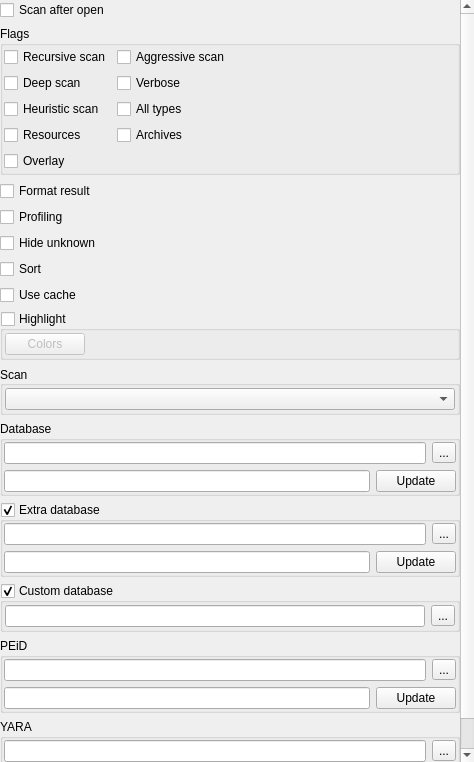
<?xml version="1.0" encoding="UTF-8"?>
<ui version="4.0">
 <class>XScanEngineOptionsWidget</class>
 <widget class="QWidget" name="XScanEngineOptionsWidget">
  <property name="geometry">
   <rect>
    <x>0</x>
    <y>0</y>
    <width>474</width>
    <height>762</height>
   </rect>
  </property>
  <property name="windowTitle">
   <string notr="true"/>
  </property>
  <layout class="QVBoxLayout" name="verticalLayout">
   <property name="leftMargin">
    <number>0</number>
   </property>
   <property name="topMargin">
    <number>0</number>
   </property>
   <property name="rightMargin">
    <number>0</number>
   </property>
   <property name="bottomMargin">
    <number>0</number>
   </property>
   <item>
    <widget class="QScrollArea" name="scrollAreaDIE">
     <property name="frameShape">
      <enum>QFrame::NoFrame</enum>
     </property>
     <property name="frameShadow">
      <enum>QFrame::Plain</enum>
     </property>
     <property name="lineWidth">
      <number>0</number>
     </property>
     <property name="widgetResizable">
      <bool>true</bool>
     </property>
     <widget class="QWidget" name="scrollAreaWidgetContents">
      <property name="geometry">
       <rect>
        <x>0</x>
        <y>-163</y>
        <width>460</width>
        <height>925</height>
       </rect>
      </property>
      <layout class="QVBoxLayout" name="verticalLayout_3">
       <property name="leftMargin">
        <number>0</number>
       </property>
       <property name="topMargin">
        <number>0</number>
       </property>
       <property name="rightMargin">
        <number>0</number>
       </property>
       <property name="bottomMargin">
        <number>0</number>
       </property>
       <item>
        <widget class="QCheckBox" name="checkBoxScanAfterOpen">
         <property name="text">
          <string>Scan after open</string>
         </property>
        </widget>
       </item>
       <item>
        <widget class="QGroupBox" name="groupBoxScanFlags">
         <property name="title">
          <string>Flags</string>
         </property>
         <layout class="QFormLayout" name="formLayout">
          <property name="horizontalSpacing">
           <number>6</number>
          </property>
          <property name="verticalSpacing">
           <number>6</number>
          </property>
          <property name="leftMargin">
           <number>1</number>
          </property>
          <property name="topMargin">
           <number>1</number>
          </property>
          <property name="rightMargin">
           <number>1</number>
          </property>
          <property name="bottomMargin">
           <number>1</number>
          </property>
          <item row="0" column="0">
           <widget class="QCheckBox" name="checkBoxRecursiveScan">
            <property name="text">
             <string>Recursive scan</string>
            </property>
           </widget>
          </item>
          <item row="0" column="1">
           <widget class="QCheckBox" name="checkBoxAggressiveScan">
            <property name="text">
             <string>Aggressive scan</string>
            </property>
           </widget>
          </item>
          <item row="1" column="0">
           <widget class="QCheckBox" name="checkBoxDeepScan">
            <property name="text">
             <string>Deep scan</string>
            </property>
           </widget>
          </item>
          <item row="1" column="1">
           <widget class="QCheckBox" name="checkBoxVerbose">
            <property name="text">
             <string>Verbose</string>
            </property>
           </widget>
          </item>
          <item row="2" column="0">
           <widget class="QCheckBox" name="checkBoxHeuristicScan">
            <property name="text">
             <string>Heuristic scan</string>
            </property>
           </widget>
          </item>
          <item row="2" column="1">
           <widget class="QCheckBox" name="checkBoxAllTypesScan">
            <property name="text">
             <string>All types</string>
            </property>
           </widget>
          </item>
          <item row="3" column="0">
           <widget class="QCheckBox" name="checkBoxResources">
            <property name="text">
             <string>Resources</string>
            </property>
           </widget>
          </item>
          <item row="3" column="1">
           <widget class="QCheckBox" name="checkBoxArchives">
            <property name="text">
             <string>Archives</string>
            </property>
           </widget>
          </item>
          <item row="4" column="0">
           <widget class="QCheckBox" name="checkBoxOverlay">
            <property name="text">
             <string>Overlay</string>
            </property>
           </widget>
          </item>
         </layout>
        </widget>
       </item>
       <item>
        <widget class="QCheckBox" name="checkBoxFormatResult">
         <property name="text">
          <string>Format result</string>
         </property>
        </widget>
       </item>
       <item>
        <widget class="QCheckBox" name="checkBoxProfiling">
         <property name="text">
          <string>Profiling</string>
         </property>
        </widget>
       </item>
       <item>
        <widget class="QCheckBox" name="checkBoxHideUnknown">
         <property name="text">
          <string>Hide unknown</string>
         </property>
        </widget>
       </item>
       <item>
        <widget class="QCheckBox" name="checkBoxSort">
         <property name="text">
          <string>Sort</string>
         </property>
        </widget>
       </item>
       <item>
        <widget class="QCheckBox" name="checkBoxUseCache">
         <property name="text">
          <string>Use cache</string>
         </property>
        </widget>
       </item>
       <item>
        <widget class="QGroupBox" name="groupBoxHighlight">
         <property name="title">
          <string>Highlight</string>
         </property>
         <property name="checkable">
          <bool>true</bool>
         </property>
         <property name="checked">
          <bool>false</bool>
         </property>
         <layout class="QHBoxLayout" name="horizontalLayout_highlight">
          <property name="leftMargin">
           <number>2</number>
          </property>
          <property name="topMargin">
           <number>2</number>
          </property>
          <property name="rightMargin">
           <number>2</number>
          </property>
          <property name="bottomMargin">
           <number>2</number>
          </property>
          <item>
           <widget class="QPushButton" name="pushButtonScanColors">
            <property name="text">
             <string>Colors</string>
            </property>
           </widget>
          </item>
          <item>
           <spacer name="horizontalSpacerHighlight">
            <property name="orientation">
             <enum>Qt::Horizontal</enum>
            </property>
            <property name="sizeHint" stdset="0">
             <size>
              <width>294</width>
              <height>20</height>
             </size>
            </property>
           </spacer>
          </item>
         </layout>
        </widget>
       </item>
       <item>
        <widget class="QGroupBox" name="groupBoxScanEngine">
         <property name="title">
          <string>Scan</string>
         </property>
         <property name="alignment">
          <set>Qt::AlignLeading|Qt::AlignLeft|Qt::AlignVCenter</set>
         </property>
         <layout class="QVBoxLayout" name="verticalLayout_9">
          <property name="leftMargin">
           <number>2</number>
          </property>
          <property name="topMargin">
           <number>2</number>
          </property>
          <property name="rightMargin">
           <number>2</number>
          </property>
          <property name="bottomMargin">
           <number>2</number>
          </property>
          <item>
           <widget class="QComboBox" name="comboBoxScanEngine">
            <property name="minimumSize">
             <size>
              <width>200</width>
              <height>0</height>
             </size>
            </property>
           </widget>
          </item>
         </layout>
        </widget>
       </item>
       <item>
        <widget class="QGroupBox" name="groupBoxDIEDatabase">
         <property name="title">
          <string>Database</string>
         </property>
         <layout class="QVBoxLayout" name="verticalLayout_2">
          <property name="leftMargin">
           <number>1</number>
          </property>
          <property name="topMargin">
           <number>1</number>
          </property>
          <property name="rightMargin">
           <number>1</number>
          </property>
          <property name="bottomMargin">
           <number>1</number>
          </property>
          <item>
           <layout class="QHBoxLayout" name="horizontalLayout">
            <item>
             <widget class="QLineEdit" name="lineEditDIEDatabase"/>
            </item>
            <item>
             <widget class="QToolButton" name="toolButtonDIEDatabase">
              <property name="text">
               <string notr="true">...</string>
              </property>
             </widget>
            </item>
           </layout>
          </item>
          <item>
           <layout class="QHBoxLayout" name="horizontalLayout_2">
            <item>
             <widget class="QLineEdit" name="lineEditDIEDatabaseUpdateUrl"/>
            </item>
            <item>
             <widget class="QPushButton" name="pushButtonUpdateDIEDatabase">
              <property name="text">
               <string>Update</string>
              </property>
             </widget>
            </item>
           </layout>
          </item>
         </layout>
        </widget>
       </item>
       <item>
        <widget class="QGroupBox" name="groupBoxDIEDatabaseExtra">
         <property name="title">
          <string>Extra database</string>
         </property>
         <property name="checkable">
          <bool>true</bool>
         </property>
         <layout class="QVBoxLayout" name="verticalLayout_4">
          <property name="leftMargin">
           <number>1</number>
          </property>
          <property name="topMargin">
           <number>1</number>
          </property>
          <property name="rightMargin">
           <number>1</number>
          </property>
          <property name="bottomMargin">
           <number>1</number>
          </property>
          <item>
           <layout class="QHBoxLayout" name="horizontalLayout_6">
            <item>
             <widget class="QLineEdit" name="lineEditDIEDatabaseExtra"/>
            </item>
            <item>
             <widget class="QToolButton" name="toolButtonDIEDatabaseExtra">
              <property name="text">
               <string notr="true">...</string>
              </property>
             </widget>
            </item>
           </layout>
          </item>
          <item>
           <layout class="QHBoxLayout" name="horizontalLayout_8">
            <item>
             <widget class="QLineEdit" name="lineEditDIEDatabaseExtraUpdateUrl"/>
            </item>
            <item>
             <widget class="QPushButton" name="pushButtonUpdateDIEDatabaseExtra">
              <property name="text">
               <string>Update</string>
              </property>
             </widget>
            </item>
           </layout>
          </item>
         </layout>
        </widget>
       </item>
       <item>
        <widget class="QGroupBox" name="groupBoxDIEDatabaseCustom">
         <property name="title">
          <string>Custom database</string>
         </property>
         <property name="checkable">
          <bool>true</bool>
         </property>
         <layout class="QHBoxLayout" name="horizontalLayout_5">
          <property name="leftMargin">
           <number>2</number>
          </property>
          <property name="topMargin">
           <number>2</number>
          </property>
          <property name="rightMargin">
           <number>2</number>
          </property>
          <property name="bottomMargin">
           <number>2</number>
          </property>
          <item>
           <widget class="QLineEdit" name="lineEditDIEDatabaseCustom"/>
          </item>
          <item>
           <widget class="QToolButton" name="toolButtonDIEDatabaseCustom">
            <property name="text">
             <string notr="true">...</string>
            </property>
           </widget>
          </item>
         </layout>
        </widget>
       </item>
       <item>
        <widget class="QGroupBox" name="groupBoxPeidDatabase">
         <property name="title">
          <string notr="true">PEiD</string>
         </property>
         <layout class="QVBoxLayout" name="verticalLayout_5">
          <property name="leftMargin">
           <number>1</number>
          </property>
          <property name="topMargin">
           <number>1</number>
          </property>
          <property name="rightMargin">
           <number>1</number>
          </property>
          <property name="bottomMargin">
           <number>1</number>
          </property>
          <item>
           <layout class="QHBoxLayout" name="horizontalLayout_7">
            <item>
             <widget class="QLineEdit" name="lineEditPeidDatabase"/>
            </item>
            <item>
             <widget class="QToolButton" name="toolButtonPeidDatabase">
              <property name="text">
               <string notr="true">...</string>
              </property>
             </widget>
            </item>
           </layout>
          </item>
          <item>
           <layout class="QHBoxLayout" name="horizontalLayout_9">
            <item>
             <widget class="QLineEdit" name="lineEditPeidDatabaseUpdateUrl"/>
            </item>
            <item>
             <widget class="QPushButton" name="pushButtonUpdatePEIDDatabase">
              <property name="text">
               <string>Update</string>
              </property>
             </widget>
            </item>
           </layout>
          </item>
         </layout>
        </widget>
       </item>
       <item>
        <widget class="QGroupBox" name="groupBoxYaraRules">
         <property name="title">
          <string notr="true">YARA</string>
         </property>
         <layout class="QVBoxLayout" name="verticalLayout_6">
          <property name="leftMargin">
           <number>1</number>
          </property>
          <property name="topMargin">
           <number>1</number>
          </property>
          <property name="rightMargin">
           <number>1</number>
          </property>
          <property name="bottomMargin">
           <number>1</number>
          </property>
          <item>
           <layout class="QHBoxLayout" name="horizontalLayout_4">
            <item>
             <widget class="QLineEdit" name="lineEditYaraRules"/>
            </item>
            <item>
             <widget class="QToolButton" name="toolButtonYaraRules">
              <property name="text">
               <string notr="true">...</string>
              </property>
             </widget>
            </item>
           </layout>
          </item>
          <item>
           <layout class="QHBoxLayout" name="horizontalLayout_10">
            <item>
             <widget class="QLineEdit" name="lineEditYaraRulesUpdateUrl"/>
            </item>
            <item>
             <widget class="QPushButton" name="pushButtonUpdateYARADatabase">
              <property name="text">
               <string>Update</string>
              </property>
             </widget>
            </item>
           </layout>
          </item>
         </layout>
        </widget>
       </item>
       <item>
        <spacer name="verticalSpacer">
         <property name="orientation">
          <enum>Qt::Vertical</enum>
         </property>
         <property name="sizeHint" stdset="0">
          <size>
           <width>20</width>
           <height>40</height>
          </size>
         </property>
        </spacer>
       </item>
      </layout>
     </widget>
    </widget>
   </item>
  </layout>
 </widget>
 <resources/>
 <connections/>
</ui>
